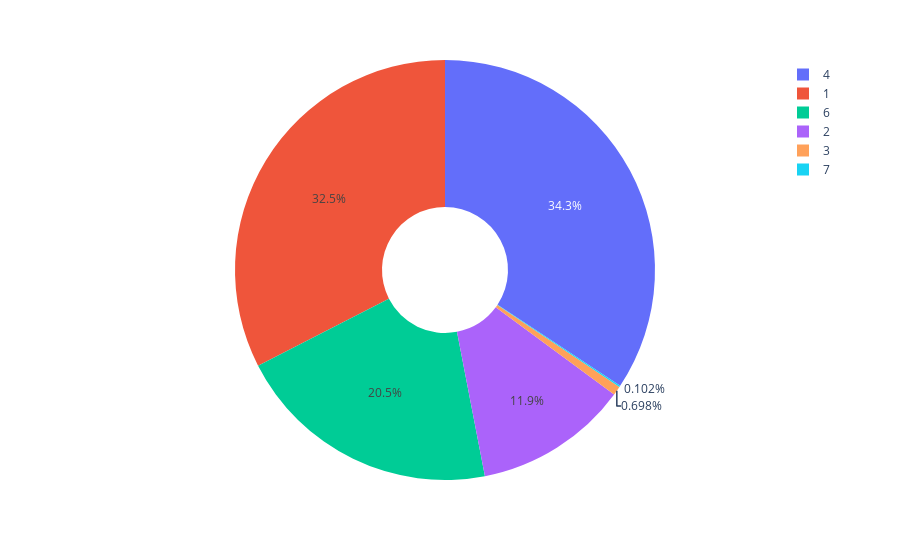

Write notebook code for a chart like this one.
### Markdown cell above
### This displays the total runs data in a pie chart form

### Code cell
px.pie(data_frame=total_run, names='total_runs', values='batsman_runs', hole=0.3)

### Figure 1 — Plotly figure (JSON) as saved in the notebook; plotly's stock layout.template omitted (floating-point values rounded to 4 significant figures)
{"data": [{"domain": {"x": [0, 1], "y": [0, 1]}, "hole": 0.3, "hovertemplate": "total_runs=%{label}<br>batsman_runs=%{value}<extra></extra>", "labels": [1, 2, 3, 4, 6, 7], "legendgroup": "", "name": "", "showlegend": true, "type": "pie", "values": [1912, 697, 41, 2016, 1206, 6]}], "layout": {"legend": {"tracegroupgap": 0}, "margin": {"t": 60}}}
